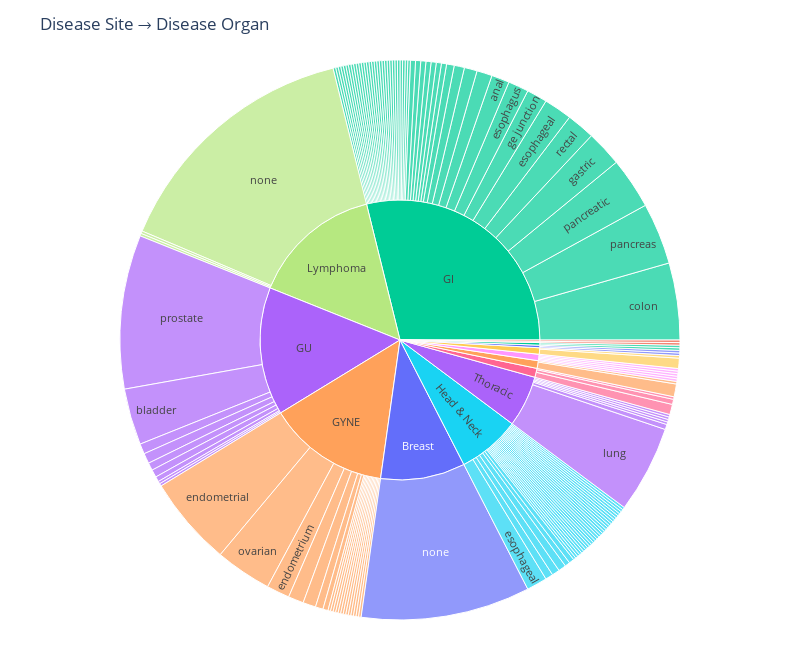

This figure's notebook cell:
### Markdown cell above
<h2 style="color:lightseagreen">Hierarchy of Disease Site and Disease Organ</h2>

### Code cell
plot_disease_site_organ_sunburst(filtered_df, save_path="/cluster/home/t128190uhn/datasets/oacc/eda/disease_site_organ_sunburst.html")

### Figure 1 — Plotly figure (JSON) as saved in the notebook; plotly's stock layout.template omitted (floating-point values rounded to 4 significant figures; data arrays with more than 128 entries replaced by an {"elided": "..."} marker saying what was removed)
{"data": [{"branchvalues": "total", "customdata": {"elided": "156x1 str values"}, "domain": {"x": [0, 1], "y": [0, 1]}, "hovertemplate": "labels=%{label}<br>count=%{value}<br>parent=%{parent}<br>id=%{id}<br>disease_site=%{customdata[0]}<extra></extra>", "ids": {"elided": "156 str values"}, "labels": {"elided": "156 str values"}, "marker": {"colors": {"elided": "156 str values"}}, "name": "", "parents": {"elided": "156 str values"}, "type": "sunburst", "values": {"elided": "156 float values"}}], "layout": {"height": 650, "legend": {"tracegroupgap": 0}, "margin": {"b": 30, "l": 30, "r": 30, "t": 60}, "title": {"text": "Disease Site → Disease Organ"}, "uniformtext": {"minsize": 10, "mode": "hide"}, "width": 800}}
